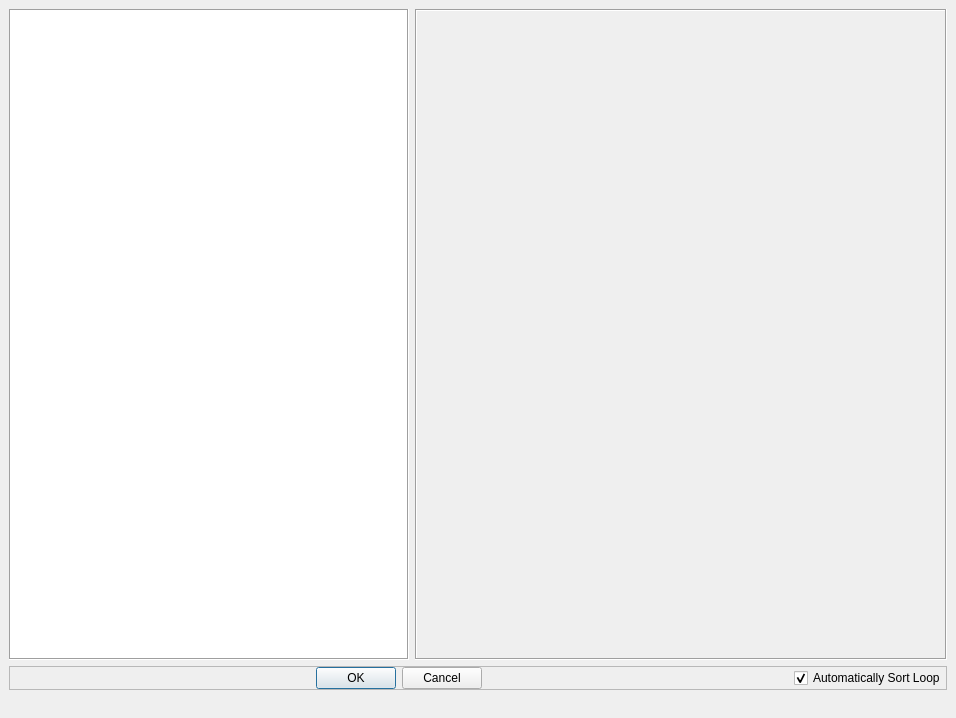
<?xml version="1.0" encoding="UTF-8"?>
<ui version="4.0">
 <class>MainWindow</class>
 <widget class="QMainWindow" name="MainWindow">
  <property name="geometry">
   <rect>
    <x>0</x>
    <y>0</y>
    <width>956</width>
    <height>718</height>
   </rect>
  </property>
  <property name="windowTitle">
   <string>MainWindow</string>
  </property>
  <widget class="QWidget" name="layout">
   <layout class="QGridLayout" name="gridLayout">
    <item row="0" column="2" colspan="2">
     <widget class="QFrame" name="canvas_frame">
      <property name="frameShape">
       <enum>QFrame::Box</enum>
      </property>
      <property name="frameShadow">
       <enum>QFrame::Sunken</enum>
      </property>
      <layout class="QVBoxLayout" name="verticalLayout_3">
       <property name="spacing">
        <number>0</number>
       </property>
       <property name="leftMargin">
        <number>0</number>
       </property>
       <property name="topMargin">
        <number>0</number>
       </property>
       <property name="rightMargin">
        <number>0</number>
       </property>
       <property name="bottomMargin">
        <number>0</number>
       </property>
      </layout>
     </widget>
    </item>
    <item row="0" column="1">
     <widget class="QTableWidget" name="table">
      <property name="sizePolicy">
       <sizepolicy hsizetype="Preferred" vsizetype="Expanding">
        <horstretch>0</horstretch>
        <verstretch>0</verstretch>
       </sizepolicy>
      </property>
      <property name="minimumSize">
       <size>
        <width>400</width>
        <height>0</height>
       </size>
      </property>
      <property name="maximumSize">
       <size>
        <width>16777215</width>
        <height>16777215</height>
       </size>
      </property>
      <property name="frameShape">
       <enum>QFrame::Box</enum>
      </property>
     </widget>
    </item>
    <item row="3" column="1" colspan="3">
     <widget class="QFrame" name="frame">
      <property name="frameShape">
       <enum>QFrame::StyledPanel</enum>
      </property>
      <property name="frameShadow">
       <enum>QFrame::Raised</enum>
      </property>
      <layout class="QHBoxLayout" name="horizontalLayout">
       <property name="leftMargin">
        <number>0</number>
       </property>
       <property name="topMargin">
        <number>0</number>
       </property>
       <property name="rightMargin">
        <number>0</number>
       </property>
       <property name="bottomMargin">
        <number>0</number>
       </property>
       <item>
        <widget class="QDialogButtonBox" name="button_box">
         <property name="orientation">
          <enum>Qt::Horizontal</enum>
         </property>
         <property name="standardButtons">
          <set>QDialogButtonBox::Cancel|QDialogButtonBox::Ok</set>
         </property>
         <property name="centerButtons">
          <bool>true</bool>
         </property>
        </widget>
       </item>
       <item>
        <widget class="QCheckBox" name="auto_sort_cbox">
         <property name="sizePolicy">
          <sizepolicy hsizetype="Maximum" vsizetype="Fixed">
           <horstretch>0</horstretch>
           <verstretch>0</verstretch>
          </sizepolicy>
         </property>
         <property name="text">
          <string>Automatically Sort Loop</string>
         </property>
         <property name="checked">
          <bool>true</bool>
         </property>
        </widget>
       </item>
      </layout>
     </widget>
    </item>
   </layout>
  </widget>
  <widget class="QMenuBar" name="menubar">
   <property name="geometry">
    <rect>
     <x>0</x>
     <y>0</y>
     <width>956</width>
     <height>21</height>
    </rect>
   </property>
  </widget>
  <widget class="QStatusBar" name="status_bar">
   <property name="enabled">
    <bool>true</bool>
   </property>
   <property name="sizeGripEnabled">
    <bool>false</bool>
   </property>
  </widget>
 </widget>
 <resources/>
 <connections/>
</ui>
